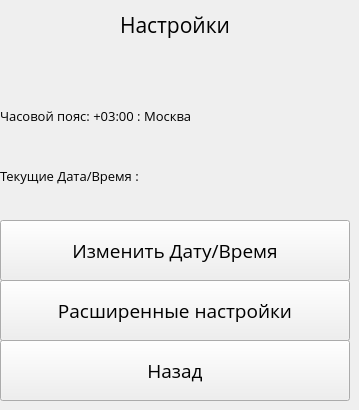
   <widget class="QWidget" name="Settings">
    <widget class="QPushButton" name="pushButton_10">
     <property name="geometry">
      <rect>
       <x>0</x>
       <y>340</y>
       <width>350</width>
       <height>61</height>
      </rect>
     </property>
     <property name="font">
      <font>
       <family>Open Sans</family>
       <pointsize>14</pointsize>
      </font>
     </property>
     <property name="text">
      <string>Назад</string>
     </property>
    </widget>
    <widget class="QPushButton" name="ExtendedOptionsButton">
     <property name="geometry">
      <rect>
       <x>0</x>
       <y>280</y>
       <width>350</width>
       <height>61</height>
      </rect>
     </property>
     <property name="font">
      <font>
       <family>Open Sans</family>
       <pointsize>14</pointsize>
      </font>
     </property>
     <property name="text">
      <string>Расширенные настройки</string>
     </property>
    </widget>
    <widget class="QPushButton" name="ChangeDateButton">
     <property name="geometry">
      <rect>
       <x>0</x>
       <y>220</y>
       <width>350</width>
       <height>61</height>
      </rect>
     </property>
     <property name="font">
      <font>
       <family>Open Sans</family>
       <pointsize>14</pointsize>
      </font>
     </property>
     <property name="text">
      <string>Изменить Дату/Время</string>
     </property>
    </widget>
    <widget class="QLabel" name="label">
     <property name="geometry">
      <rect>
       <x>0</x>
       <y>100</y>
       <width>350</width>
       <height>31</height>
      </rect>
     </property>
     <property name="font">
      <font>
       <family>Open Sans</family>
       <pointsize>10</pointsize>
      </font>
     </property>
     <property name="text">
      <string>Часовой пояс: +03:00 : Москва</string>
     </property>
    </widget>
    <widget class="QLabel" name="label_6">
     <property name="geometry">
      <rect>
       <x>0</x>
       <y>160</y>
       <width>350</width>
       <height>31</height>
      </rect>
     </property>
     <property name="font">
      <font>
       <family>Open Sans</family>
       <pointsize>10</pointsize>
      </font>
     </property>
     <property name="text">
      <string>Текущие Дата/Время : </string>
     </property>
    </widget>
    <widget class="QLabel" name="label_8">
     <property name="geometry">
      <rect>
       <x>0</x>
       <y>0</y>
       <width>350</width>
       <height>50</height>
      </rect>
     </property>
     <property name="font">
      <font>
       <family>Open Sans</family>
       <pointsize>16</pointsize>
      </font>
     </property>
     <property name="text">
      <string>Настройки</string>
     </property>
     <property name="alignment">
      <set>Qt::AlignCenter</set>
     </property>
    </widget>
   </widget>
